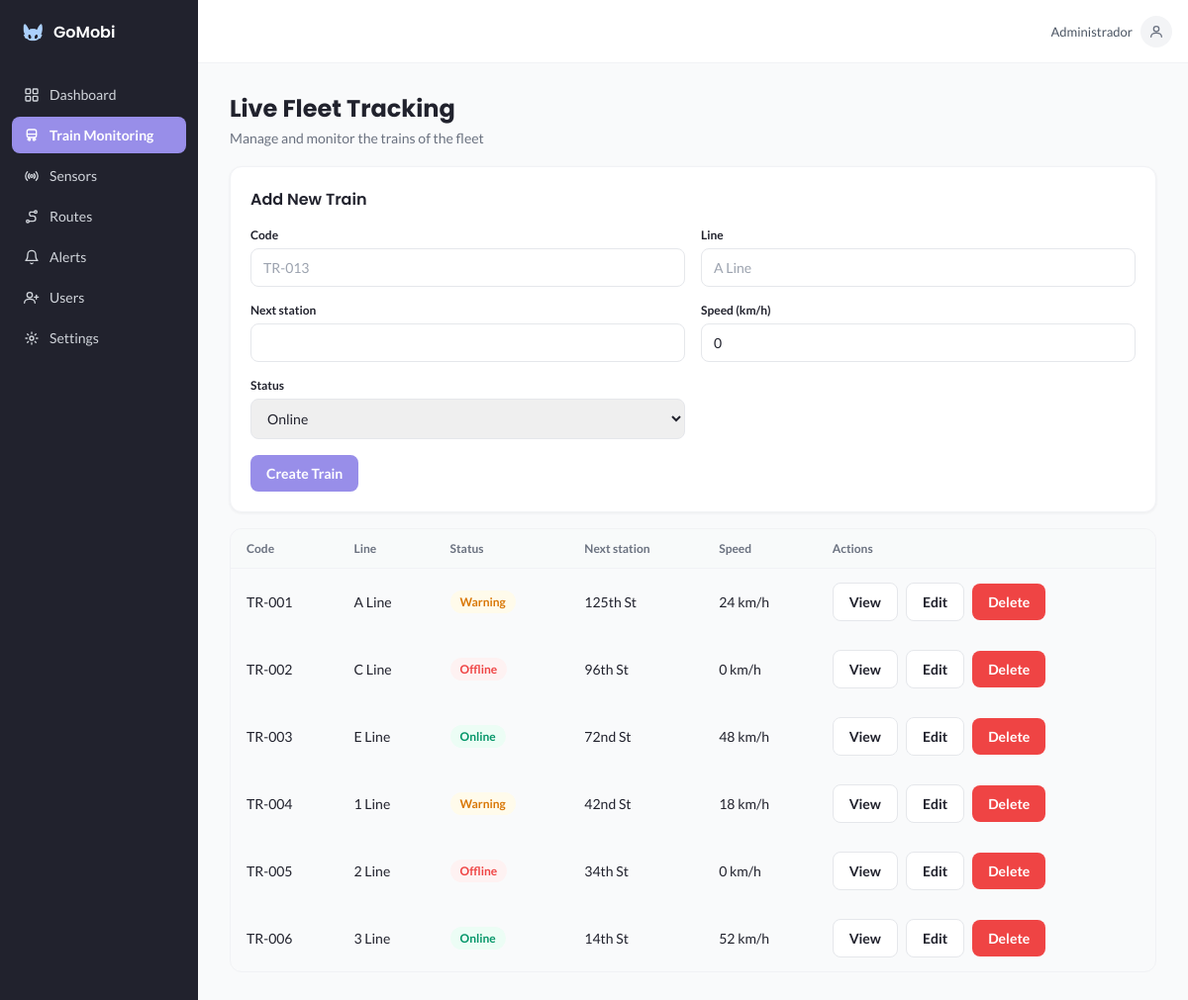
The app's page /trens.php (signed in) with its own data.
### tables this page shows
CREATE TABLE IF NOT EXISTS trem (
  id              INT UNSIGNED NOT NULL AUTO_INCREMENT,
  codigo          VARCHAR(20)  NOT NULL,
  linha           VARCHAR(50)  NOT NULL,
  status          ENUM('Online','Warning','Offline') NOT NULL DEFAULT 'Online',
  proxima_estacao VARCHAR(80)  NOT NULL DEFAULT '',
  velocidade      SMALLINT UNSIGNED NOT NULL DEFAULT 0,
  PRIMARY KEY (id),
  UNIQUE KEY uq_trem_codigo (codigo)
);

### includes/permissao.php (called while the page is built, shortened)
<?php
function pode_editar(string $pagina, string $papel): bool
{
    return in_array($papel, EDICAO[$pagina] ?? [], true);
}

### includes/proteger.php (called while the page is built, shortened)
<?php
if (!function_exists('h')) {
    function h($texto): string
    {
        return htmlspecialchars((string) $texto, ENT_QUOTES, 'UTF-8');
    }
}
require_once __DIR__ . '/permissao.php';

### trens.php (the view, shortened to what this page needs)
<?php
require_once __DIR__ . '/includes/proteger.php';
require __DIR__ . '/config/conexao.php';
$pode = pode_editar('trains', $_SESSION['papel']);
$f = ['id' => 0, 'codigo' => '', 'linha' => '', 'status' => 'Online', 'proxima_estacao' => '', 'velocidade' => 0];
$trens = [];
$res = $conexao->query('SELECT id, codigo, linha, status, proxima_estacao, velocidade FROM trem ORDER BY codigo');
if ($res) { while ($l = $res->fetch_assoc()) { $trens[] = $l; } $res->free(); }
require __DIR__ . '/includes/layout_inicio.php';
?>
        <h1 class="page-title">Live Fleet Tracking</h1>
        <p class="page-subtitle">Manage and monitor the trains of the fleet</p>
<?php if ($pode): ?>
        <div class="card add-sensor-form">
          <div class="add-sensor-form-header"><h3><?= $f['id'] > 0 ? 'Edit Train' : 'Add New Train' ?></h3></div>
          <form class="form-grid" method="post" action="trens.php">
            <div class="field"><label for="codigo">Code</label><input type="text" id="codigo" name="codigo" maxlength="20" placeholder="TR-013" required value="<?= h($f['codigo']) ?>"></div>
            <div class="field"><label for="linha">Line</label><input type="text" id="linha" name="linha" maxlength="50" placeholder="A Line" required value="<?= h($f['linha']) ?>"></div>
            <div class="field"><label for="proxima_estacao">Next station</label><input type="text" id="proxima_estacao" name="proxima_estacao" maxlength="80" value="<?= h($f['proxima_estacao']) ?>"></div>
            <div class="field"><label for="velocidade">Speed (km/h)</label><input type="number" id="velocidade" name="velocidade" min="0" max="400" value="<?= (int) $f['velocidade'] ?>"></div>
            <div class="field"><label for="status">Status</label>
              <select id="status" name="status">
<?php foreach (STATUS_LISTA as $s): ?>
                <option<?= $f['status'] === $s ? ' selected' : '' ?>><?= h($s) ?></option>
<?php endforeach; ?>
              </select></div>
            <div class="form-actions" style="grid-column: 1 / -1;">
              <button type="submit" class="btn btn-primary"><?= $f['id'] > 0 ? 'Save Changes' : 'Create Train' ?></button>
            </div>
          </form>
        </div>
<?php endif; ?>
        <div class="table-wrap">
          <table>
            <thead><tr><th>Code</th><th>Line</th><th>Status</th><th>Next station</th><th>Speed</th><th>Actions</th></tr></thead>
            <tbody>
<?php if (!$trens): ?>
              <tr><td colspan="6">No trains registered.</td></tr>
<?php else: foreach ($trens as $t): ?>
              <tr>
                <td><a href="trem.php?id=<?= (int) $t['id'] ?>"><?= h($t['codigo']) ?></a></td>
                <td><?= h($t['linha']) ?></td>
                <td><span class="badge badge-<?= h(strtolower($t['status'])) ?>"><?= h($t['status']) ?></span></td>
                <td><?= h($t['proxima_estacao']) ?></td>
                <td><?= (int) $t['velocidade'] ?> km/h</td>
                <td class="table-actions">
                  <a class="btn btn-secondary" href="trem.php?id=<?= (int) $t['id'] ?>">View</a>
<?php if ($pode): ?>
                  <a class="btn btn-secondary" href="trens.php?editar=<?= (int) $t['id'] ?>">Edit</a>
                  <form method="post" action="trens.php" style="display:inline" onsubmit="return confirm('Excluir este trem? Os sensores dele ficam sem trem.');">
                    <button type="submit" class="btn btn-danger">Delete</button>
                  </form>
<?php endif; ?>
                </td>
              </tr>
<?php endforeach; endif; ?>
            </tbody>
          </table>
        </div>
<?php require __DIR__ . '/includes/layout_fim.php'; ?>

### assets/css/style.css (style rules this page uses)
:root { --azul-claro: #acd1fd; --roxo-claro: #988ee9; --roxo-hover: #847ade; --azul-escuro: #21222d; --branco: #ffffff; --cinza-fundo: #f9fafb; --cinza-borda: #e5e7eb; --cinza-texto: #6b7280; --vermelho: #ef4444; --verde: #10b981; --amarelo: #f59e0b; }
* { box-sizing: border-box; margin: 0; padding: 0; }
body { font-family: 'Lato', sans-serif; color: var(--azul-escuro); background-color: var(--branco); -webkit-font-smoothing: antialiased; }
h1, h2, h3, h4 { font-family: 'Poppins', sans-serif; }
a { text-decoration: none; color: inherit; }
button { font-family: 'Lato', sans-serif; cursor: pointer; border: none; background: none; }
input, select { font-family: 'Lato', sans-serif; }
.field { width: 100%; }
.field label { display: block; margin-bottom: 6px; font-size: 12px; font-weight: 600; color: var(--azul-escuro); }
.field input, .field select { width: 100%; padding: 10px 12px; font-size: 14px; color: var(--azul-escuro); border: 1px solid var(--cinza-borda); border-radius: 8px; outline: none; transition: border-color 0.15s; }
.field input::placeholder { color: #9ca3af; }
.btn { display: inline-flex; align-items: center; justify-content: center; gap: 6px; padding: 10px 16px; font-size: 14px; font-weight: 600; border-radius: 8px; transition: background-color 0.15s; }
.btn-primary { background-color: var(--roxo-claro); color: var(--branco); }
.btn-secondary { background-color: var(--branco); color: var(--azul-escuro); border: 1px solid var(--cinza-borda); }
.btn-danger { background-color: var(--vermelho); color: var(--branco); }
.page-title { font-size: 24px; font-weight: 700; }
.page-subtitle { font-size: 14px; color: var(--cinza-texto); margin-top: 4px; }
.card { background-color: var(--branco); border: 1px solid #f1f2f5; border-radius: 12px; padding: 20px; box-shadow: 0 1px 3px rgba(33, 34, 45, 0.06); }
.badge { display: inline-flex; align-items: center; gap: 6px; padding: 4px 10px; border-radius: 999px; font-size: 12px; font-weight: 600; }
.badge-online, .badge-active { background-color: #ecfdf5; color: #059669; }
.badge-warning, .badge-delayed { background-color: #fffbeb; color: #d97706; }
.badge-offline { background-color: #fef2f2; color: #ef4444; }
.add-sensor-form { margin-top: 20px; }
.add-sensor-form-header { display: flex; align-items: center; justify-content: space-between; margin-bottom: 16px; }
.add-sensor-form-header h3 { font-size: 16px; font-weight: 600; }
.form-grid { display: grid; grid-template-columns: 1fr; gap: 16px; }
.form-grid .form-actions { display: flex; gap: 12px; align-items: center; }
.table-wrap { margin-top: 16px; overflow-x: auto; border: 1px solid #f1f2f5; border-radius: 12px; }
table { width: 100%; min-width: 720px; border-collapse: collapse; text-align: left; }
thead tr { border-bottom: 1px solid #f1f2f5; background-color: #f9fafb99; }
th { padding: 12px 16px; font-size: 12px; font-weight: 600; color: var(--cinza-texto); white-space: nowrap; }
tbody tr { border-bottom: 1px solid #f9fafb; }
tbody tr:last-child { border-bottom: none; }
td { padding: 14px 16px; font-size: 14px; white-space: nowrap; }
.table-actions { display: flex; align-items: center; gap: 8px; }
@media (min-width: 768px) { .form-grid { grid-template-columns: 1fr 1fr; } }

### records on screen
trem: codigo "TR-001", linha "A Line", status "Warning", proxima_estacao "125th St", velocidade "24"
trem: codigo "TR-002", linha "C Line", status "Offline", proxima_estacao "96th St", velocidade "0"
trem: codigo "TR-003", linha "E Line", status "Online", proxima_estacao "72nd St", velocidade "48"
trem: codigo "TR-004", linha "1 Line", status "Warning", proxima_estacao "42nd St", velocidade "18"
trem: codigo "TR-005", linha "2 Line", status "Offline", proxima_estacao "34th St", velocidade "0"
trem: codigo "TR-006", linha "3 Line", status "Online", proxima_estacao "14th St", velocidade "52"

### other values on screen
$item['rotulo'] "Dashboard"
$item['rotulo'] "Train Monitoring"
$item['rotulo'] "Sensors"
$item['rotulo'] "Routes"
$item['rotulo'] "Alerts"
$item['rotulo'] "Users"
$item['rotulo'] "Settings"
$nome_logado "Administrador"
form field status "Online"
